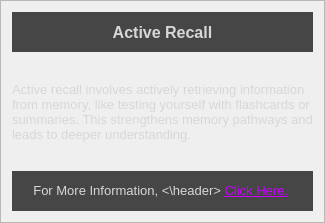
                      <widget class="QFrame" name="RPSTBubbleActiveRecall">
                       <property name="sizePolicy">
                        <sizepolicy hsizetype="MinimumExpanding" vsizetype="Fixed">
                         <horstretch>0</horstretch>
                         <verstretch>0</verstretch>
                        </sizepolicy>
                       </property>
                       <property name="minimumSize">
                        <size>
                         <width>0</width>
                         <height>221</height>
                        </size>
                       </property>
                       <property name="styleSheet">
                        <string notr="true">QFrame#RPSTBubbleActiveRecall
{
	background-color: rgb(90, 90, 90);

	border-style: solid;
	border-color: rgb(70, 70, 70);
	border-width: 2px;
};</string>
                       </property>
                       <property name="frameShape">
                        <enum>QFrame::StyledPanel</enum>
                       </property>
                       <property name="frameShadow">
                        <enum>QFrame::Raised</enum>
                       </property>
                       <layout class="QVBoxLayout" name="verticalLayout_15">
                        <item>
                         <widget class="QLabel" name="RPSTFillerHeader">
                          <property name="sizePolicy">
                           <sizepolicy hsizetype="MinimumExpanding" vsizetype="Fixed">
                            <horstretch>0</horstretch>
                            <verstretch>0</verstretch>
                           </sizepolicy>
                          </property>
                          <property name="minimumSize">
                           <size>
                            <width>120</width>
                            <height>40</height>
                           </size>
                          </property>
                          <property name="font">
                           <font>
                            <pointsize>12</pointsize>
                            <italic>false</italic>
                            <bold>true</bold>
                            <underline>false</underline>
                            <strikeout>false</strikeout>
                           </font>
                          </property>
                          <property name="styleSheet">
                           <string notr="true">background-color: rgb(70, 70, 70);
color: rgb(215, 215, 215);</string>
                          </property>
                          <property name="text">
                           <string>Active Recall</string>
                          </property>
                          <property name="alignment">
                           <set>Qt::AlignCenter</set>
                          </property>
                         </widget>
                        </item>
                        <item>
                         <widget class="QLabel" name="RPSTFillerDesc">
                          <property name="sizePolicy">
                           <sizepolicy hsizetype="MinimumExpanding" vsizetype="Fixed">
                            <horstretch>0</horstretch>
                            <verstretch>0</verstretch>
                           </sizepolicy>
                          </property>
                          <property name="minimumSize">
                           <size>
                            <width>0</width>
                            <height>107</height>
                           </size>
                          </property>
                          <property name="font">
                           <font>
                            <pointsize>10</pointsize>
                            <bold>false</bold>
                           </font>
                          </property>
                          <property name="styleSheet">
                           <string notr="true">color: rgb(215, 215, 215);</string>
                          </property>
                          <property name="text">
                           <string>Active recall involves actively retrieving information from memory, like testing yourself with flashcards or summaries. This strengthens memory pathways and leads to deeper understanding.</string>
                          </property>
                          <property name="wordWrap">
                           <bool>true</bool>
                          </property>
                         </widget>
                        </item>
                        <item>
                         <widget class="QLabel" name="RPSTFillerFooter">
                          <property name="sizePolicy">
                           <sizepolicy hsizetype="MinimumExpanding" vsizetype="Fixed">
                            <horstretch>0</horstretch>
                            <verstretch>0</verstretch>
                           </sizepolicy>
                          </property>
                          <property name="minimumSize">
                           <size>
                            <width>120</width>
                            <height>40</height>
                           </size>
                          </property>
                          <property name="font">
                           <font>
                            <pointsize>10</pointsize>
                            <italic>false</italic>
                            <bold>false</bold>
                            <underline>false</underline>
                            <strikeout>false</strikeout>
                           </font>
                          </property>
                          <property name="styleSheet">
                           <string notr="true">background-color: rgb(70, 70, 70);
color: rgb(215, 215, 215);</string>
                          </property>
                          <property name="text">
                           <string>&lt;html&gt;
&lt;header&gt;For More Information, &lt;\header&gt;
&lt;a href=&quot;https://upchieve.org/blog/active-recall-studying-methods#:~:text=What%20is%20active%20recall%3F,information%20you%27ve%20just%20learned.&quot;&gt;&lt;span style=&quot;color:rgb(200, 0 , 255);&quot;&gt;Click Here.&lt;/a&gt;
&lt;/html&gt;</string>
                          </property>
                          <property name="textFormat">
                           <enum>Qt::RichText</enum>
                          </property>
                          <property name="alignment">
                           <set>Qt::AlignCenter</set>
                          </property>
                          <property name="openExternalLinks">
                           <bool>true</bool>
                          </property>
                         </widget>
                        </item>
                       </layout>
                      </widget>
